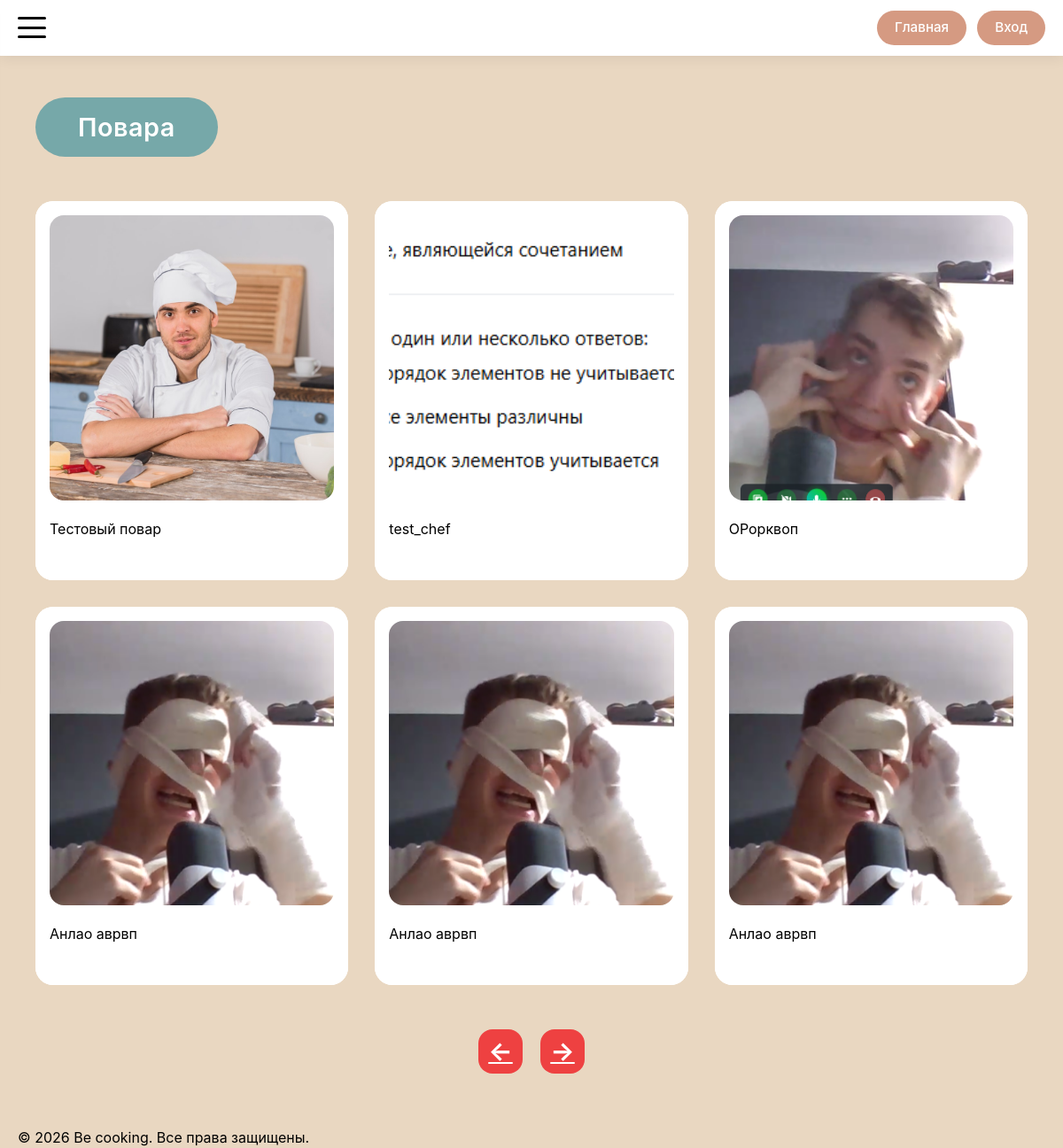
The page /chefs on the database its author committed.
### models.py (models this page shows)
class Chef(db.Model):
    __tablename__ = 'chef'
    id = db.Column(db.Integer, primary_key=True)
    name = db.Column(db.String(70), nullable=False)
    description = db.Column(db.Text, nullable=False)
    image_url = db.Column(db.String(300))
    tags = db.Column(db.JSON)  # Хранит массив строк: ["итальянская", "французская"]
    created_at = db.Column(db.DateTime, default=datetime.utcnow)
    user_id = db.Column(db.Integer, db.ForeignKey('user.id'), nullable=False)
    ratings = db.relationship('ChefRating', backref='chef', lazy='dynamic', cascade='all, delete-orphan')

### routes/chef_routes.py (the view)
@app.route('/chefs')
def chefs():
    page = request.args.get('page', 1, type=int)
    category = request.args.get('category', type=str)
    per_page = 6
    query = Chef.query.order_by(Chef.created_at.desc())
    if category:
        query = query.filter(Chef.tags.contains(category.lower()))
    pagination = query.paginate(page=page, per_page=per_page, error_out=False)
    adapted_chefs = [adapt_chef_for_template(c) for c in pagination.items]
    return render_template(
        'chefs/chefs.html',
        chefs=adapted_chefs,
        current_page=page,
        has_next=pagination.has_next,
        current_category=category
    )

### app.py (called while the page is built)
@app.context_processor
def inject_enums():
    return dict(UserRoleEnum=UserRoleEnum)

### routes/chef_routes.py (called while the page is built)
def adapt_chef_for_template(chef):
    if chef:
        chef.photo_url = chef.image_url
        chef.bio = chef.description
        avg_rating = db.session.query(func.avg(ChefRating.rating)).filter(ChefRating.chef_id == chef.id).scalar()
        chef.average_rating = round(avg_rating, 1) if avg_rating else 0.0
        chef.ratings_count = chef.ratings.count()
        chef.user_rating = None
        if current_user.is_authenticated:
            existing_rating = chef.ratings.filter_by(user_id=current_user.id).first()
            if existing_rating:
                chef.user_rating = existing_rating.rating
    return chef

### templates/chefs/chefs.html (shortened to what this page needs)
{% extends 'base/base.html' %}
{% block main_class %}gallery-main{% endblock %}
{% block container_class %}gallery-container{% endblock %}
{% block content %}
<div class="gallery-header-wrapper" style="display: flex; justify-content: space-between; align-items: center;">
    <h1 class="gallery-title">Повара</h1>
</div>
<div class="gallery-grid">
    {% for chef in chefs %}
        {% with
            title = chef.name,
            image_url = chef.photo_url,
            detail_endpoint = 'chef_profile',
            item_id = chef.id
        %}
            {% include 'components/_card.html' %}
        {% endwith %}
    {% else %}
        <p>Поваров пока нет, но скоро они появятся!</p>
    {% endfor %}
</div>
<div class="gallery-pagination">
    <a href="{{ url_for('chefs', page=current_page-1) }}" class="pagination-btn {% if current_page == 1 %}disabled{% endif %}">←</a>
    <a href="{{ url_for('chefs', page=current_page+1) }}" class="pagination-btn {% if not has_next %}disabled{% endif %}">→</a>
</div>
{% endblock %}

### templates/components/_card.html (shortened to what this page needs)
{% if detail_endpoint == 'recipe_detail' or  detail_endpoint == 'recipe_manage' %}
<div class="card">
    <a href="{{ url_for(detail_endpoint, recipe_id=item_id) }}"
       class="card-link">
        <div class="card-inner">
            <div class="card-image">
                <img src="{{ recipe.main_image_url if (recipe and recipe.main_image_url) else 'https://placehold.co/400x300' }}"
                     alt="{{ recipe.title if recipe else 'Рецепт' }}">
            </div>
            <div class="card-text">{{ recipe.title if recipe else 'Рецепт' }}</div>
        </div>
    </a>
</div>
{% else %}
<div class="card">
    <a href="{{ url_for(detail_endpoint, chef_id=item_id) }}"
       class="card-link">
        <div class="card-inner">
            <div class="card-image">
                <img src="{{ image_url if image_url else 'https://placehold.co/400x300' }}"
                     alt="{{ title }}">
            </div>
            <div class="card-text">{{ title }}</div>
        </div>
    </a>
</div>
{% endif %}

### rows shown on the page
Chef: image_url (picture), name "Тестовый повар"
Chef: image_url (picture), name "test_chef"
Chef: image_url (picture), name "ОРорквоп"
Chef: image_url (picture), name "Анлао аврвп"
Chef: image_url (picture), name "Анлао аврвп"
Chef: image_url (picture), name "Анлао аврвп"

### other values the page prints
{{ now.year if now else '2026' }} "2026"
